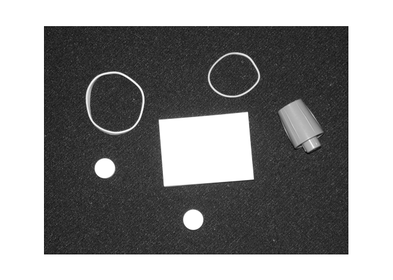
#> input picture Computer Vision_Solving basic questions/Data/Question1.png, 393 x 280 px, shrunk from 661 x 471 before the run, found by its file name; its folder holds 3 pictures in this run
$ python run_all.py
#> lines starting #> are read from the running program, lines starting #| are printed output that depends on the picture; after the words box and inside, x2 and y2 are one past the last pixel; in counts of white or black regions, pixels touching at a corner belong together
### Computer Vision_Solving basic questions/utils.py
import os
import sys
import glob
from skimage.io import imread, imsave
import numpy as np
import matplotlib.pyplot as plt
from skimage.color import rgb2gray
from skimage import img_as_ubyte

def ensure_dir(path):
    """Create directory if it doesn't exist."""
    # so that if path is empty (file in current dir) nothing is done
    if not path:
        return
    os.makedirs(path, exist_ok=True)

def imread_im2double(path, as_gray=False):
    """Read image and convert to float64 in [0,1] range."""

    candidates = []
    if os.path.isabs(path):
        candidates = [path]
    else:
        candidates = [
            path,
            os.path.join(os.getcwd(), path),
            os.path.join(os.path.dirname(__file__), path),
            os.path.join(os.path.dirname(__file__), '..', path)
        ]

    found = None
    for p in candidates:
        if os.path.exists(p):
            found = p
            break

    if found is None:

        basename = os.path.basename(path)
        project_root = os.path.abspath(os.path.join(os.path.dirname(__file__), '..'))
        data_dir = os.path.join(project_root, 'Data')
        matches = []
        if os.path.exists(data_dir):
            matches = glob.glob(os.path.join(data_dir, '**', basename), recursive=True)
        if matches:
            found = matches[0]

    if found is None:
        raise FileNotFoundError(
            f"No such file: '{path}'. Tried: {candidates}. "
            f"Also searched Data/ and found: {matches if 'matches' in locals() else []}. "
            "Place the image under Data/ or update the image path in the code."
        )


    img = imread(found)
    img = np.asarray(img)

    # ensures float64 for processing
    if as_gray:

        if img.ndim == 3 and img.shape[2] in (3, 4):

            img = img.astype(np.float64)
            maxv = img.max() if img.size else 1.0
            if maxv != 0:
                img = img / maxv
            img = rgb2gray(img)
        else:
            img = img.astype(np.float64)
    else:
        img = img.astype(np.float64)

    # final normalization to [0,1]
    maxv = img.max() if img.size else 1.0
    if maxv != 0:
        img /= maxv
    return img

# [6 lines left out: function imshow_gray, not called in this run]

def save_image(image, path):
    """Save image to given path."""
    dirpath = os.path.dirname(path)
    if dirpath:
        ensure_dir(dirpath)
    imsave(path, img_as_ubyte(image))

### Computer Vision_Solving basic questions/q1/main.py
import os
import sys
import numpy as np
from scipy import signal, ndimage
import matplotlib.pyplot as plt
from utils import imread_im2double, save_image, ensure_dir
import glob

# Adding the project root to sys.path
root = os.path.abspath(os.path.join(os.path.dirname(__file__), ".."))
sys.path.insert(0, root)

def gaussian_kernel(size, sigma):
    ax = np.arange(-size // 2 + 1., size // 2 + 1.)
    xx, yy = np.meshgrid(ax, ax)
    kernel = np.exp(-(xx**2 + yy**2) / (2. * sigma**2))
    return kernel / kernel.sum()

def sobel_filters(img):
    kx = np.array([[-1,0,1],[-2,0,2],[-1,0,1]], float)
    ky = kx.T
    ix = signal.convolve2d(img, kx, boundary='symm', mode='same')
    iy = signal.convolve2d(img, ky, boundary='symm', mode='same')
    return ix, iy

def trace_boundary(edge_map):
    # findng the connected components and for each component extracting the boundary pixels and ordered chain
    labeled, n = ndimage.label(edge_map)
    boundaries = []
    for lab in range(1, n+1):
        comp = (labeled == lab)
        if comp.sum() < 10:
            continue
        # boundary pixels: pixel in comp with at least one background neighbor
        pad = np.pad(comp, 1, mode='constant', constant_values=0)
        coords = np.argwhere(comp)
        bcoords = []
        for (r,c) in coords:
            neighborhood = pad[r:r+3, c:c+3]
            if np.any(neighborhood.flatten()==0):
                bcoords.append((r,c))
        if not bcoords:
            continue

        ordered = [bcoords.pop(np.argmin([p[1] for p in bcoords]))]  # start at leftmost
        while bcoords:
            last = ordered[-1]
            dists = [ ( (p[0]-last[0])**2 + (p[1]-last[1])**2, i ) for i,p in enumerate(bcoords) ]
            dists.sort()
            _, idx = dists[0]
            ordered.append(bcoords.pop(idx))
            if len(ordered)>10000:
                break
        boundaries.append(np.array(ordered))
    return boundaries

def main():
    root = os.path.abspath(os.path.join(os.path.dirname(__file__), ".."))
    img_path = "Data\\Question3\\Question1.png"  # existing assignment
    # I am adding this fallback: if image is not found, to try and locate it under project Data/
    if not os.path.exists(img_path):
        basename = os.path.basename(img_path)
        project_root = os.path.abspath(os.path.join(os.path.dirname(__file__), '..'))
        matches = glob.glob(os.path.join(project_root, '**', basename), recursive=True)
        if matches:
            img_path = matches[0]
        else:
            raise FileNotFoundError(
                f"Image not found: '{img_path}'. Place the file under {os.path.join(project_root, 'Data')} "
                "or update the path in q1/main.py."
            )

    out_dir = os.path.join(os.path.dirname(__file__), 'outputs'); ensure_dir(out_dir)
    img = imread_im2double(img_path, as_gray=True)
#> in imread_im2double, img is the input picture: shape (280, 393); min 0, max 255, mean 140.7
#> in imread_im2double, `maxv = img.max() if img.size else 1.0`: maxv = 255
    sigma = 1.4
    gk = gaussian_kernel(7, sigma)
    sm = signal.convolve2d(img, gk, mode='same', boundary='symm')
    ix, iy = sobel_filters(sm)
    grad = np.sqrt(ix**2 + iy**2)
    ori = np.arctan2(iy, ix)

    # saving gradient magnitude
    save_image((grad/grad.max()), os.path.join(out_dir, 'q1_gradient_magnitude.png'))

    # quiver overlay plot
    fig, ax = plt.subplots(figsize=(6,6))
    ax.imshow(img, cmap='gray')
    step = max(1, img.shape[1]//60)
    Y, X = np.mgrid[0:img.shape[0]:step, 0:img.shape[1]:step]
    U = ix[::step, ::step]; V = -iy[::step, ::step]
    ax.quiver(X, Y, U, V, scale=50)
    ax.set_axis_off()
    fig.savefig(os.path.join(out_dir, 'q1_quiver_overlay.png'), bbox_inches='tight')
    plt.close(fig)

    # Edge map
    thresh = np.percentile(grad, 75)
    edge_map = grad > thresh
    save_image(edge_map.astype(float), os.path.join(out_dir, 'q1_edge_map.png'))

    # Boundary tracing
    boundaries = trace_boundary(edge_map)

    fig, ax = plt.subplots(figsize=(6,6))
    ax.imshow(img, cmap='gray')
    for b in boundaries:
        if b.shape[0] > 1:
            ax.plot(b[:,1], b[:,0], '-r', linewidth=1)
    ax.set_axis_off()
    fig.savefig(os.path.join(out_dir, 'q1_boundaries.png'), bbox_inches='tight')
    plt.close(fig)
    print("q1 done. Outputs in", out_dir)

# [2 lines that do not run on import are left out]

### Computer Vision_Solving basic questions/q2/main.py
import os
import sys
import numpy as np
from scipy import signal
import matplotlib.pyplot as plt
from utils import imread_im2double, save_image, ensure_dir

# Adding the project root to sys.path
root = os.path.abspath(os.path.join(os.path.dirname(__file__), ".."))
sys.path.insert(0, root)

def sobel(img):
    kx = np.array([[-1,0,1],[-2,0,2],[-1,0,1]], float)
    ky = kx.T
    ix = signal.convolve2d(img, kx, mode='same', boundary='symm')
    iy = signal.convolve2d(img, ky, mode='same', boundary='symm')
    return ix, iy

def gaussian(sigma, size=7):
    ax = np.linspace(-(size-1)/2., (size-1)/2., size)
    xx, yy = np.meshgrid(ax, ax)
    g = np.exp(-(xx**2+yy**2)/(2*sigma*sigma))
    return g/g.sum()

def harris_response(img, k=0.04, sigma=1.5):
    ix, iy = sobel(img)
    ixx = ix*ix
    iyy = iy*iy
    ixy = ix*iy
    g = gaussian(sigma, size=7)
    sxx = signal.convolve2d(ixx, g, mode='same', boundary='symm')
    syy = signal.convolve2d(iyy, g, mode='same', boundary='symm')
    sxy = signal.convolve2d(ixy, g, mode='same', boundary='symm')
    det = sxx*syy - sxy*sxy
    trace = sxx + syy
    R = det - k*(trace**2)
    return R

def nonmax_suppress(R, radius=3, thresh_rel=0.01):
    from scipy.ndimage import maximum_filter
    Rmax = maximum_filter(R, footprint=np.ones((2*radius+1, 2*radius+1)))
    peaks = (R==Rmax) & (R > (R.max()*thresh_rel))
    pts = np.argwhere(peaks)

    vals = [R[p[0],p[1]] for p in pts]
    order = np.argsort(vals)[::-1]
    return pts[order]

def main():
    root = os.path.abspath(os.path.join(os.path.dirname(__file__), '..'))
    img_path = os.path.join(root, 'Data', 'Question2-1.jpg')
    out_dir = os.path.join(os.path.dirname(__file__), 'outputs'); ensure_dir(out_dir)
    img = imread_im2double(img_path, as_gray=True)
    R = harris_response(img)
    pts = nonmax_suppress(R, radius=4, thresh_rel=0.02)

    topk = min(200, len(pts))
    fig, ax = plt.subplots(figsize=(6,6))
    ax.imshow(img, cmap='gray')
    for p in pts[:topk]:
        ax.plot(p[1], p[0], 'ro', markersize=3)
    ax.set_axis_off()
    fig.savefig(os.path.join(out_dir, 'q2_harris_corners.png'), bbox_inches='tight')
    plt.close(fig)

    normR = (R - R.min())/(R.max()-R.min()+1e-12)
    save_image(normR, os.path.join(out_dir, 'q2_response.png'))
    print("q2 done. Outputs in", out_dir)

# [2 lines that do not run on import are left out]

### Computer Vision_Solving basic questions/q3/main.py
import os
import sys
import numpy as np
import sys
from scipy import ndimage
import matplotlib.pyplot as plt
from utils import imread_im2double, save_image, ensure_dir

root = os.path.abspath(os.path.join(os.path.dirname(__file__), ".."))
sys.path.insert(0, root)

# [75 lines left out: functions myHoughLine, draw_lines, myHoughCircleTrain, myHoughCircleTest, not called in this run]

def main():
    root = os.path.abspath(os.path.join(os.path.dirname(__file__), '..'))
    in_path = os.path.join(root, 'Data', 'Question3', 'Question3', '3.png')
    out_dir = os.path.join(os.path.dirname(__file__), 'outputs'); ensure_dir(out_dir)
    img = imread_im2double(in_path, as_gray=True)
    # simple edge: sobel magnitude threshold
    sx = ndimage.sobel(img, axis=1)
    sy = ndimage.sobel(img, axis=0)
    mag = np.hypot(sx, sy)
    edge = mag > np.percentile(mag, 75)
    save_image(edge.astype(float), os.path.join(out_dir, 'q3_edge.png'))

    # Hough lines
    lines = myHoughLine(edge, n=5)
    draw_lines(img, lines, os.path.join(out_dir, 'q3_lines.png'))

    train_path = os.path.join(root, 'Data', 'Question3', 'Question3', 'train.png')
    train = imread_im2double(train_path, as_gray=True)
    # assuming center roughly center of image and boundary points are edge pixels of train
    sx2 = ndimage.sobel(train, axis=1); sy2 = ndimage.sobel(train, axis=0)
    mag2 = np.hypot(sx2, sy2); edge_train = mag2 > np.percentile(mag2, 75)
    ys, xs = np.nonzero(edge_train)

    c = (train.shape[0]//2, train.shape[1]//2)
    ptlist = list(zip(ys, xs))
    cell = myHoughCircleTrain(edge_train, c, ptlist)
    centers = myHoughCircleTest(edge, cell, topk=2)

    fig, ax = plt.subplots(figsize=(6,6))
    ax.imshow(img, cmap='gray')
    for (x,y,v) in centers:
        circ = plt.Circle((x,y), cell['r'], fill=False, color='r', linewidth=2)
        ax.add_patch(circ)
        ax.plot(x,y,'ro')
    ax.set_axis_off()
    fig.savefig(os.path.join(out_dir, 'q3_circles.png'), bbox_inches='tight')
    plt.close(fig)
    print("q3 done. Outputs in", out_dir)

# [2 lines that do not run on import are left out]

### Computer Vision_Solving basic questions/run_all.py
import os
import sys
import traceback
# setting working dir to the project folder (directory of this script)
os.chdir(os.path.dirname(__file__) or os.getcwd())
sys.path.insert(0, os.path.abspath('.'))
def run():
    print("Running q1...")
    try:
        from q1.main import main as q1main
        q1main()
#> in main, `thresh = np.percentile(grad, 75)`: thresh = 0.0457
#> in main, `edge_map = grad > thresh`:
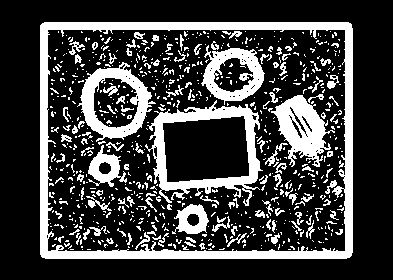
#> edge_map: shape (280, 393) bool; 25% white; 762 white regions (646 under 20 px), largest, box (x1, y1, x2, y2) and area: (40, 22, 353, 259) 9043, (145, 100, 263, 206) 3468, (77, 62, 156, 142) 2217
#> in trace_boundary, `labeled, n = ndimage.label(edge_map)`:
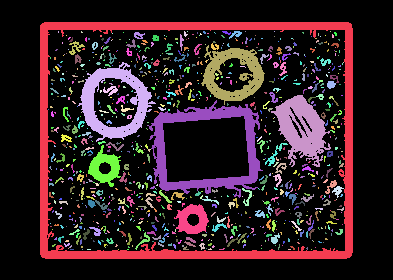
#> labeled: shape (280, 393) int32; 942 distinct labels, from 0 to 941; one colour per label, 0 black
#> in trace_boundary, `labeled, n = ndimage.label(edge_map)`: n = 941
#> after the loop in trace_boundary, `for lab in range(1, n+1):`: comp: shape (280, 393) bool; 0% white in thin lines or dots, all inside (x1, y1, x2, y2) = (311, 249, 312, 250)
#> after the loop in trace_boundary, `for lab in range(1, n+1):`: boundaries = 245 items
    except FileNotFoundError as e:
        print("q1 skipped: missing file:", e)
    except Exception:
        print("q1 failed with exception:")
        traceback.print_exc()

    print("Running q2...")
    try:
        from q2.main import main as q2main
        q2main()
#> call 2 of imread_im2double, with as_gray = True
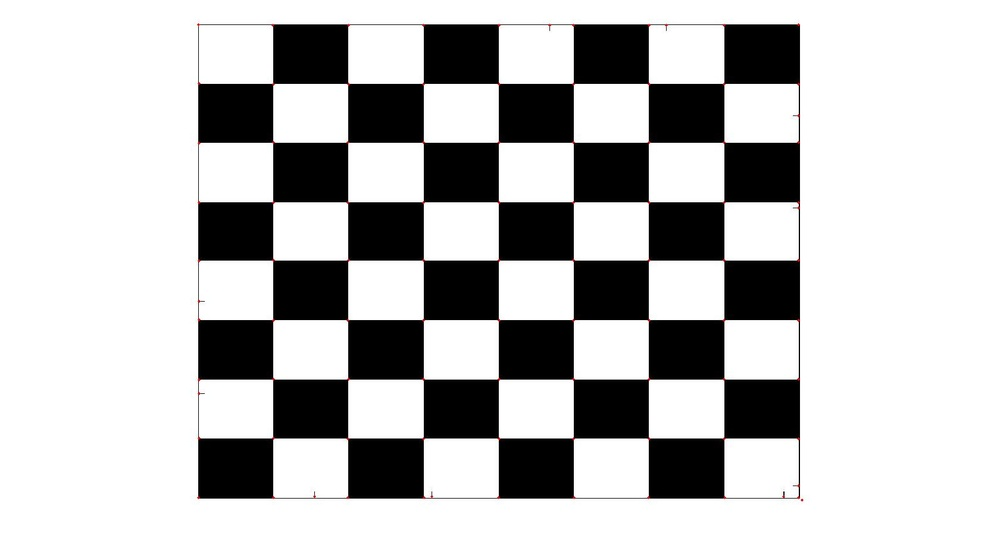
#> input picture Computer Vision_Solving basic questions/Data/Question2-1.jpg, 1000 x 545 px, shrunk from 1680 x 916 before the run
#> in imread_im2double, img is the input picture: shape (545, 1000, 3); mean R, G, B 187.8, 187.7, 187.7
#> in imread_im2double (call 2), `maxv = img.max() if img.size else 1.0`: maxv = 1
#> in sobel, `kx = np.array([[-1,0,1],[-2,0,2],[-1,0,1]], float)`: kx = [[-1, 0, 1], [-2, 0, 2], [-1, 0, 1]]
#> in sobel, `ky = kx.T`: ky = [[-1, -2, -1], [0, 0, 0], [1, 2, 1]]
#> in harris_response, `ixy = ix*iy`:
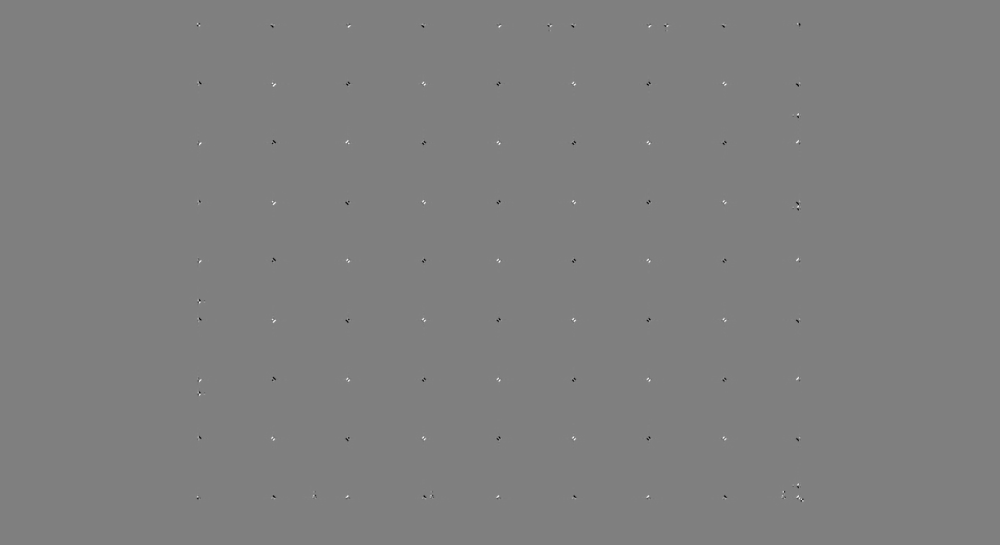
#> ixy: shape (545, 1000) float64; min -5.4, max 5.36, mean -5.54e-05; drawn with min black and max white
#> in gaussian, `ax = np.linspace(-(size-1)/2., (size-1)/2., size)`: ax = [-3, -2, -1, 0, 1, 2, 3]
#> in harris_response, `R = det - k*(trace**2)`:
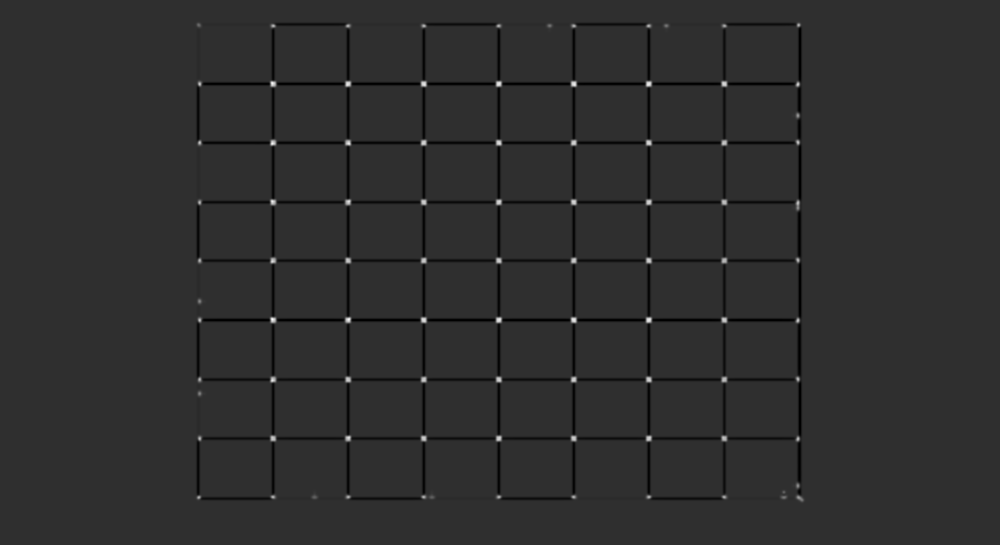
#> R: shape (545, 1000) float64; min -1.99, max 8.63, mean -0.0504; drawn with min black and max white
#> in nonmax_suppress, `peaks = (R==Rmax) & (R > (R.max()*thresh_rel))`:
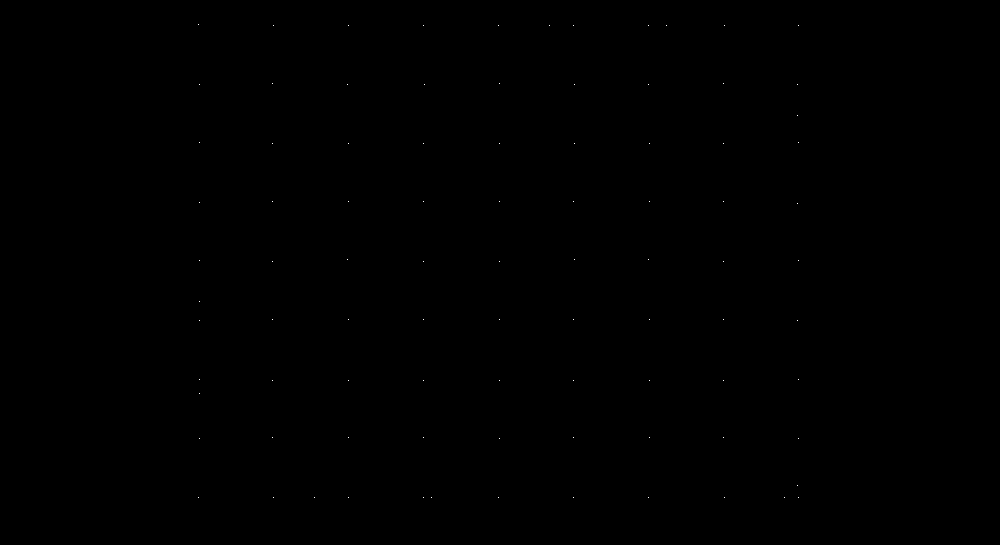
#> peaks: shape (545, 1000) bool; 0.02% white in thin lines or dots, all inside (x1, y1, x2, y2) = (198, 24, 799, 498)
#> in nonmax_suppress, `pts = np.argwhere(peaks)`: pts = 90 pairs, first value 24 to 497, second value 198 to 798
#> in nonmax_suppress, `vals = [R[p[0],p[1]] for p in pts]`: vals = 90 values, max 8.63 at index 49, min 1.9 at index 83, mean 6.02
#> in nonmax_suppress, `order = np.argsort(vals)[::-1]`: order = 90 values, max 89 at index 79, min 0 at index 87, mean 44.5
#> in main, `topk = min(200, len(pts))`: topk = 90
#> the loop in main, `for p in pts[:topk]:` made 90 passes
#> p on passes 1 to 12: [319, 272], [83, 272], [143, 272], [319, 348], [201, 272], [84, 574], [319, 649], [319, 499], [84, 648], [143, 348], [83, 499], [380, 272]
#> in main, `fig.savefig(os.path.join(out_dir, 'q2_harris_corners.png'), bbox_inche..`:
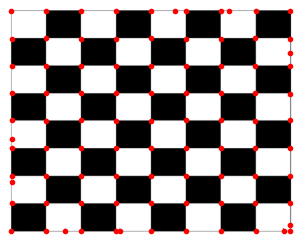
#> figure drawn by matplotlib, 1 panel
    except FileNotFoundError as e:
        print("q2 skipped: missing file:", e)
        print("Hint: put the image at Data\\Question3\\Question2-1.jpg or update the path in q2/main.py")
    except Exception:
        print("q2 failed with exception:")
        traceback.print_exc()

    print("Running q3...")
    try:
        from q3.main import main as q3main
        q3main()
    except FileNotFoundError as e:
        print("q3 skipped: missing file:", e)
    except Exception:
        print("q3 failed with exception:")
        traceback.print_exc()

    print("All done. Check q1/outputs, q2/outputs, q3/outputs.")

if __name__ == '__main__':
    run()
